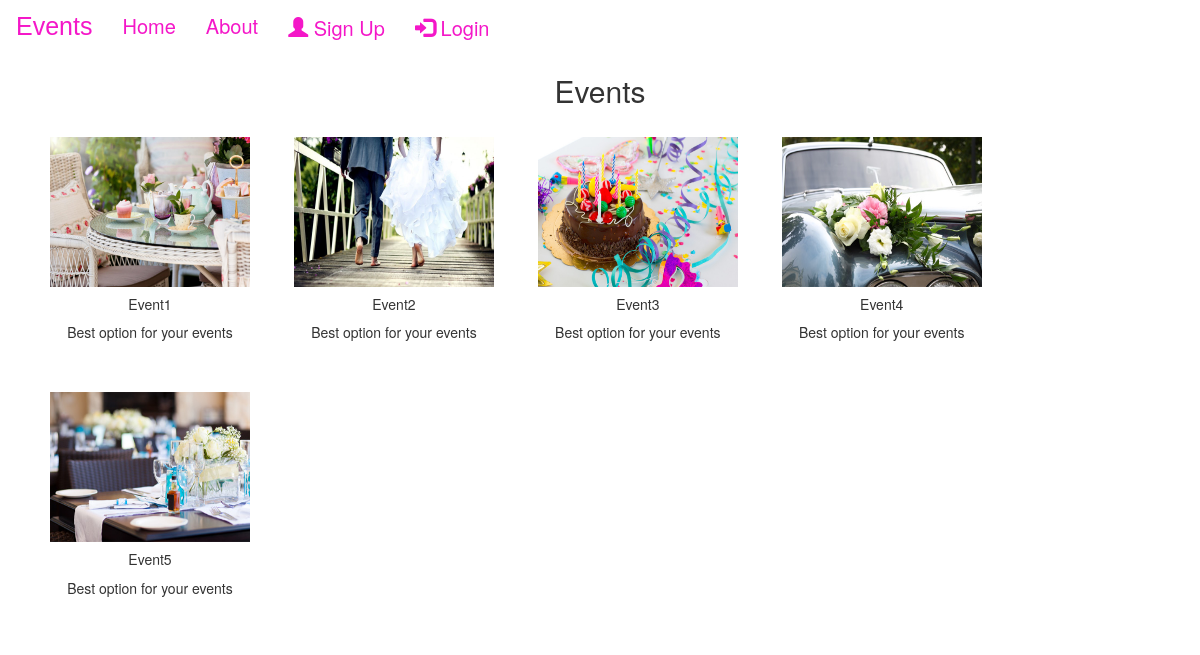
Screenshot of /events/ with the database file from the repository.
### eventapp/models.py (models this page shows, shortened)
class Event(models.Model):
    img=models.ImageField(upload_to="pic")
    name=models.CharField(max_length=50)
    desc=models.CharField(max_length=50)

### eventapp/views.py (the view)
# urls.py: path('events/',views.events,name='events'),
def events(request):
    dict_eve={
        'eve':Event.objects.all()
    }
    return render(request,'Events.html',dict_eve)

### templates/Events.html (shortened to what this page needs)
{% extends 'base.html' %}
{% load static %}
{% block content %}
<h2 class="text-center">Events</h2>
 <div class="container">
    {% for i in eve %}
    <div class="card text-center" style="width: 20rem; display:inline-block;margin: 20px;">
            <img src="{{ i.img.url }}" class="card-img-top" alt="..." height="150px" width="200px">
            <div class="card-body">
              <h5 class="card-title">{{i.name}}</h5>
              <p class="card-text">{{i.desc}}</p>
            </div>
          </div>
          {% endfor %}
 </div>
{% endblock %}

### templates/base.html (shortened to what this page needs)
<!DOCTYPE html>
<html lang="en">
<head>
    <link rel="stylesheet" href="https://maxcdn.bootstrapcdn.com/bootstrap/3.4.1/css/bootstrap.min.css">
    <link href="https://cdnjs.cloudflare.com/ajax/libs/font-awesome/5.15.0/css/all.min.css" rel="stylesheet">
</head>
<body>
    <nav class="navbar navbar-bg-light">
        <div class="container-fluid">
          <div class="navbar-header">
            <a class="navbar-brand" href="#">Events</a>
          </div>
          <ul class="nav navbar-nav">
            <li class="active"><a href="{% url 'index' %}">Home</a></li>
                <li><a href="{% url 'about' %}">About</a></li>
          {% if user.is_authenticated %}
                <li><a href="{% url 'events' %}">Events</a></li>
                <li><a href="{% url 'booking' %}">Booking</a></li>
                <li><a href="{% url 'contact' %}">Contact</a></li>
                <li><a href="{% url 'logout' %}"><span class="glyphicon glyphicon-log-out"></span> LogOut</a></li>
          </ul>
          <h3>{{user.username}}</h3>
          {% else %}
          <ul class="nav navbar-nav navbar-right">
            <li><a href="{% url 'register' %}"><span class="glyphicon glyphicon-user"></span> Sign Up</a></li>
            <li><a href="{% url 'login' %}"><span class="glyphicon glyphicon-log-in"></span> Login</a></li>
          {% endif %}
          </ul>
        </div>
      </nav>
  {% block content %}
  {% endblock %}
</body>
</html>

### templates/base.html (style rules this page uses)
.nav li a { color: rgb(244, 23, 200); font-size: 20px; }
.navbar-brand { color: rgb(244, 23, 200); font-size: 25px; font-family: Impact, Haettenschweiler, 'Arial Narrow Bold', sans-serif; }

### rows the page displays
Event: img (picture), name "Event1", desc "Best option for your events"
Event: img (picture), name "Event2", desc "Best option for your events"
Event: img (picture), name "Event3", desc "Best option for your events"
Event: img (picture), name "Event4", desc "Best option for your events"
Event: img (picture), name "Event5", desc "Best option for your events"
